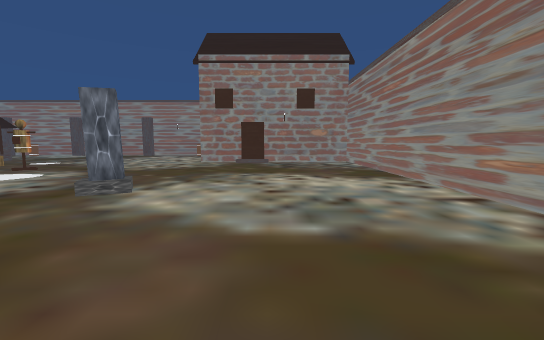
view 1 (above)

19 first-person views from a walk through a Unity game level. The camera is 1.2 m above the floor, tilts 6° down and sees 90° across. The floor is counted in squares, 1 m on a side. Each view is taken from the middle of a square. On the plan, view 1 faces up. The plan holds only what a view shows up to about 13 squares ahead; the rest is blank. The place goes on beyond the plan. Some surface patterns are stand-ins.

view 2
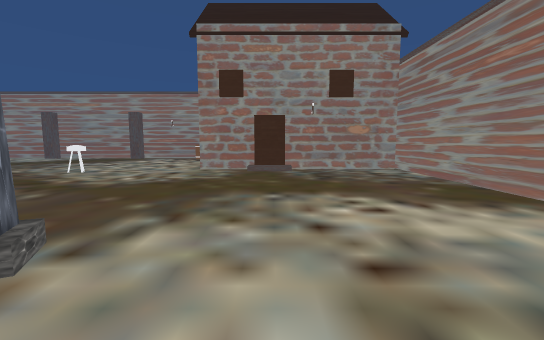

view 3
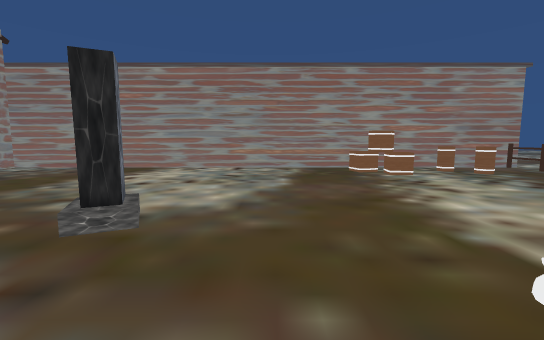

view 4
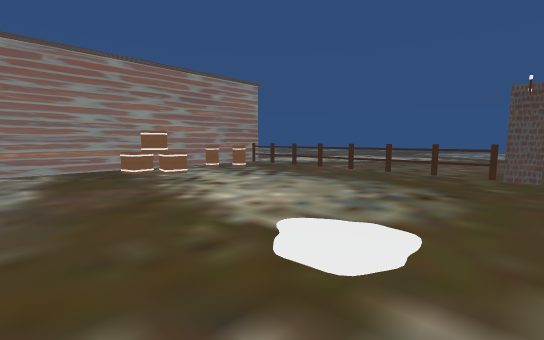

view 5
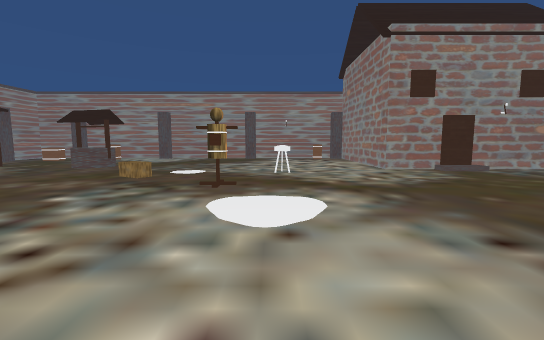

view 6
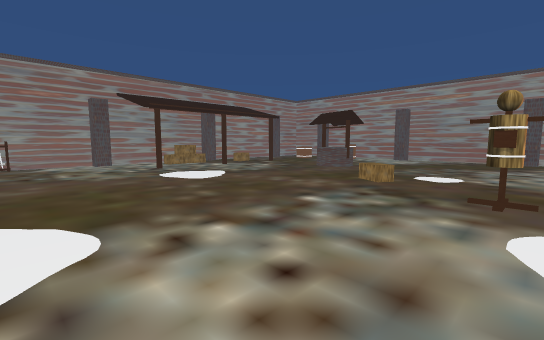

view 7
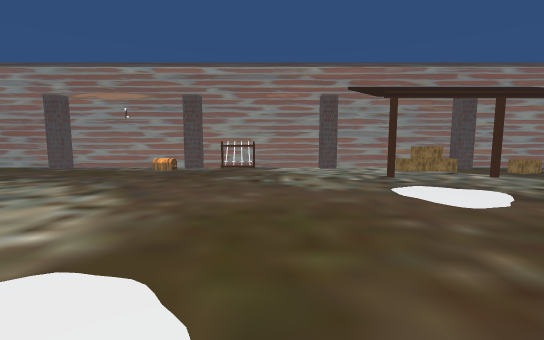

view 8
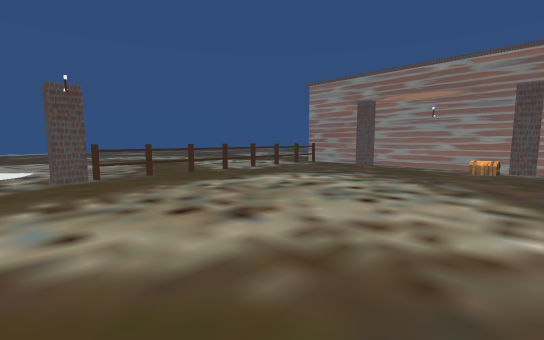

view 9
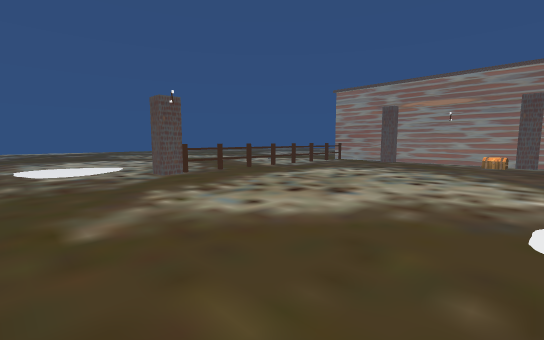

view 10
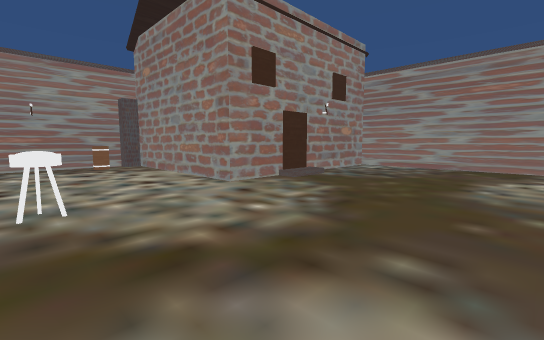

view 11
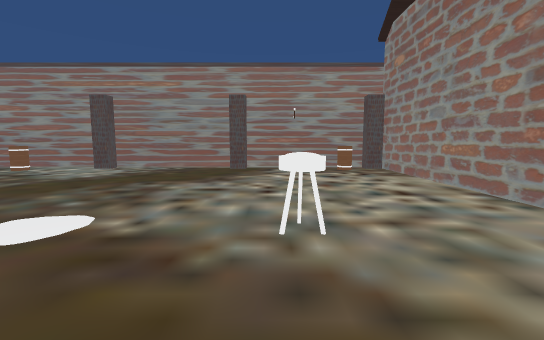

view 12
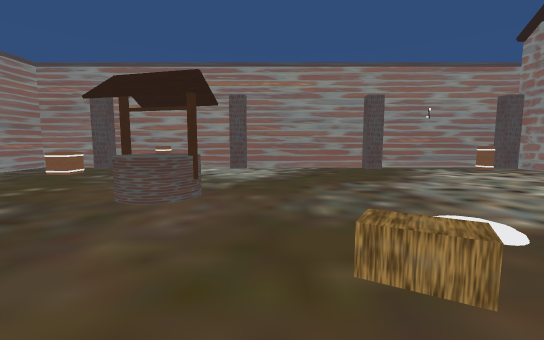

view 13
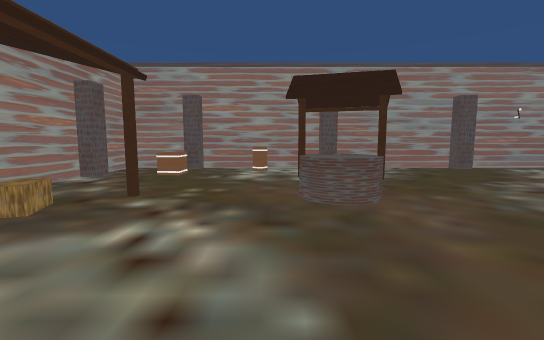

view 14
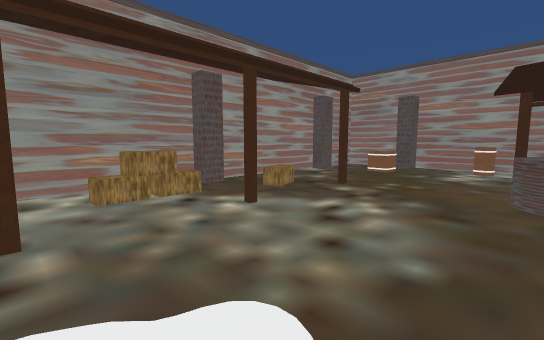

view 15
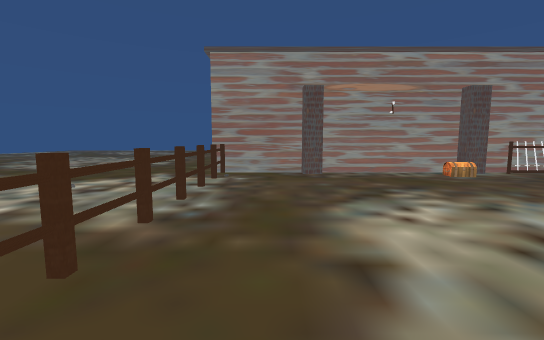

view 16
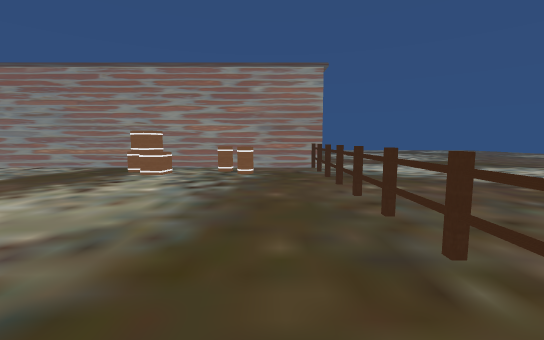

view 17
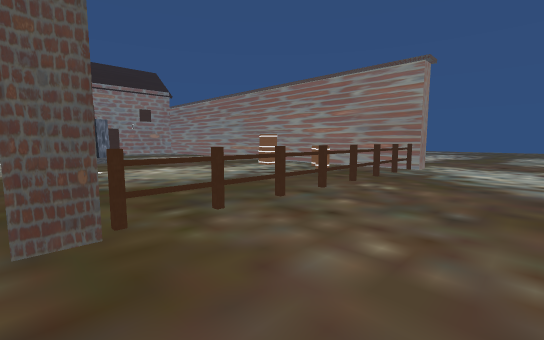

view 18
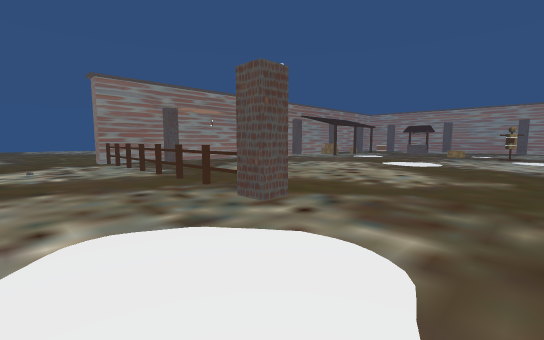

view 19
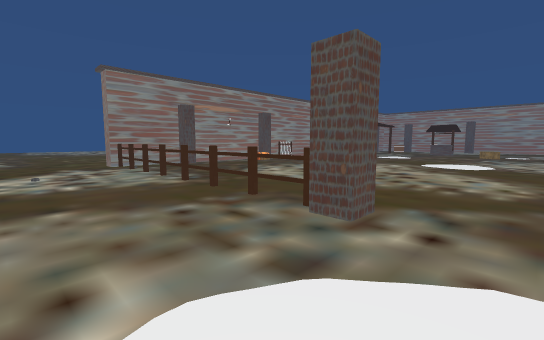

### Floor plan
Key: @ floor where view 1 was taken; # wall or solid block; . floor; / step, stairs or slope; O other object.
Columns run from 28 left of view 1 to 9 right of it. Each row starts with its distance up from view 1.
 24   ######################
 23   #..##....##....##...O#O
 22   #.....OO............O.OO
 21   ##.OO.................OO
 20   ##....................O
 19   #.....................O
 18   #.......OO............OOOOOOOOO
 17   #...O...OO............OOOOOOOOO
 16   #.......OO............OOOOOOOOO#
 15   ##...............OO.....///....#
 14   ##..O............O.............#
 13   # O............................#
 12   # #............OO..............#
 11   #..............O...............#
 10   #...O..........................#
  9   ##.............................#
  8   ##.............................#
  7   #.....................O........#
  6   #.....................O........#
  5   #O.......... .....  ...........#
  4   #O..........  ..... ...........#
  3   ##................ ............#
  2   ##.............................#
  1   #............................O.#
  0   #.........................@.OO.#
 -1   #...........................O..#
 -2   #..............................#
 -3   ##...........................O.#
 -4   ##..........................O..#
 -5   #..............................#
 -6   #..............................#
 -7   #OO#OO#O#OO#OO....OO#OO#O#OO#O#O.
 -8  ...................................
 -9  ................ ...................
-10 ................     .................
-11 ................ . ...................

Where each view was taken, in squares from view 1:
view 1: 0 up, 0 right, facing up
view 2: 4 up, 1 left, facing up
view 3: 4 up, 8 left, facing right
view 4: 4 up, 8 left, facing down-right
view 5: 4 up, 9 left, facing up
view 6: 5 up, 10 left, facing up-left
view 7: 6 up, 13 left, facing left
view 8: 3 up, 12 left, facing down-left
view 9: 3 up, 9 left, facing down-left
view 10: 9 up, 9 left, facing up-right
view 11: 11 up, 9 left, facing up
view 12: 11 up, 15 left, facing up
view 13: 11 up, 19 left, facing up
view 14: 10 up, 18 left, facing up-left
view 15: 5 down, 15 left, facing left
view 16: 5 down, 8 left, facing right
view 17: 11 down, 8 left, facing up-right
view 18: 11 down, 9 left, facing up-left
view 19: 11 down, 11 left, facing up-left
